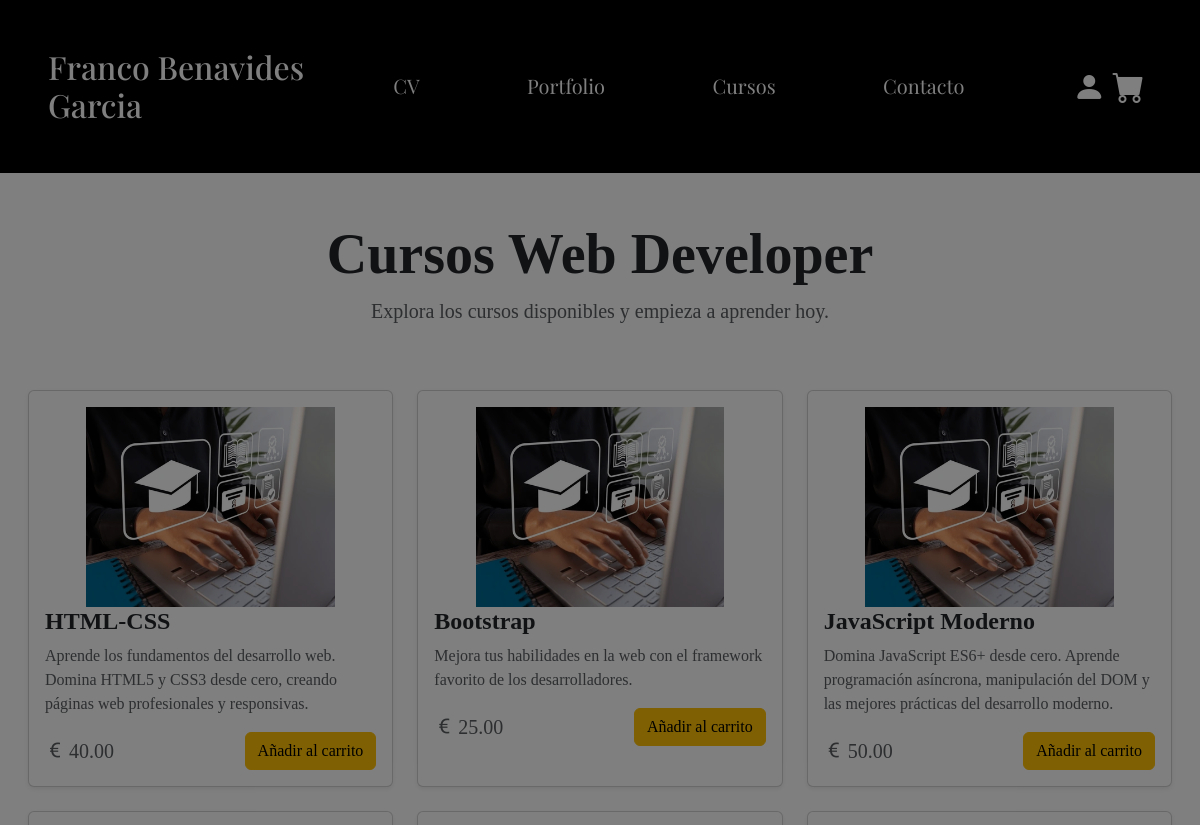
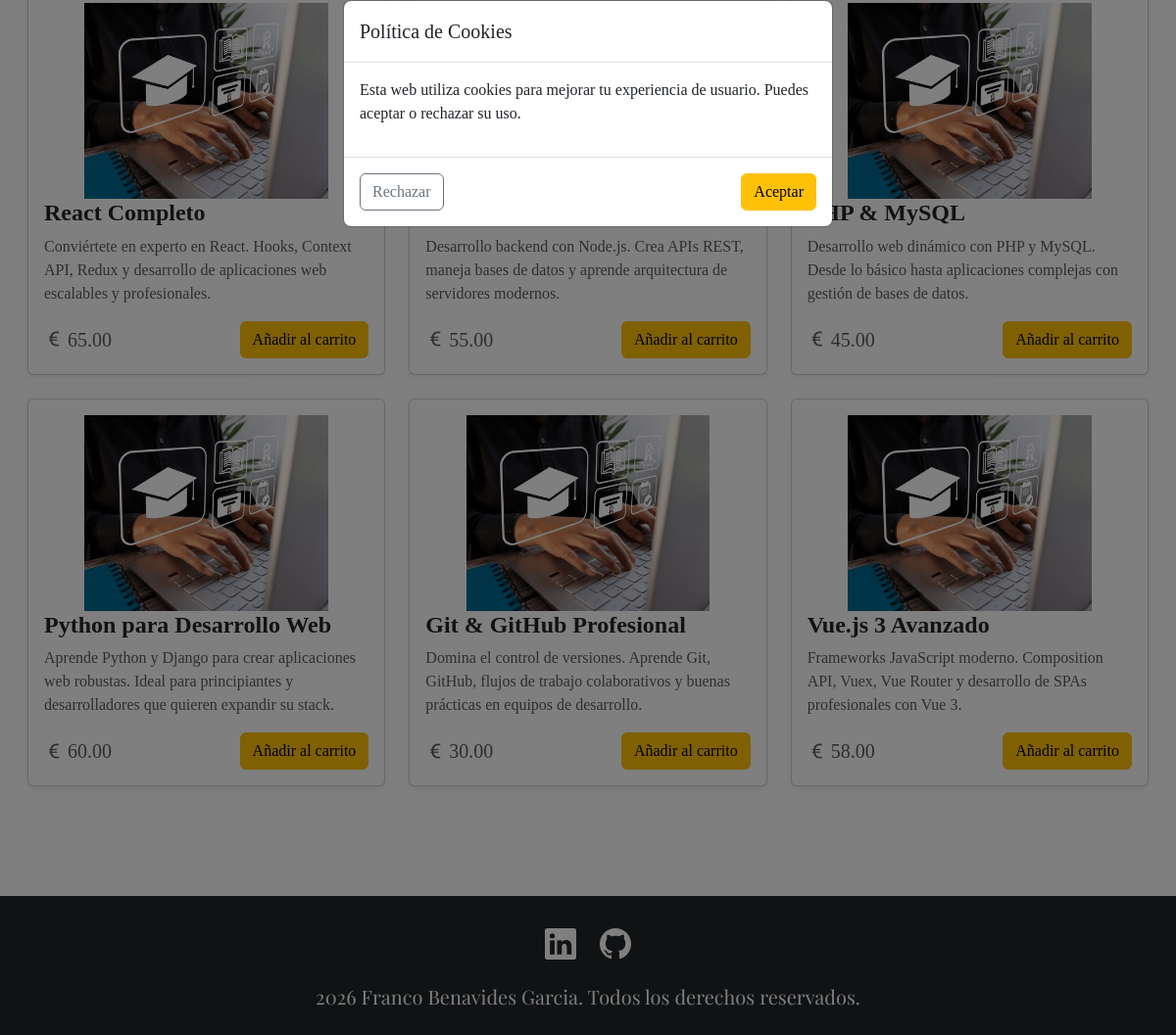
The page /view/cursos.php on the database its author committed (2 pictures, top to bottom).
### tables this page shows
CREATE TABLE IF NOT EXISTS curso (
    id_curso INT PRIMARY KEY AUTO_INCREMENT,
	nombre_curso VARCHAR(100) UNIQUE,
    descripción VARCHAR(500),
    precio DECIMAL(10,2)
);

### view/cursos.php (the view, shortened to what this page needs)
<?php
require_once '../model/conexion.php';
$stmt = $bd->query("SELECT * FROM curso");
$cursos = $stmt->fetchAll(PDO::FETCH_ASSOC);
?>
<!DOCTYPE html>
<html lang="es">
<head>
    <link href="https://cdn.jsdelivr.net/npm/bootstrap@5.3.8/dist/css/bootstrap.min.css" rel="stylesheet">
    <link rel="stylesheet" href="https://cdn.jsdelivr.net/npm/bootstrap-icons@1.13.1/font/bootstrap-icons.min.css">
    <link rel="stylesheet" href="/dwes-proyecto-php/public/css/estilo.css">
</head>
<body>
<?php include("../templates/header.php"); ?>
<main class="py-5">
    <div class="container-fluid">
        <div class="text-center mb-5">
            <h1 class="display-4 fw-bold mb-2">Cursos Web Developer</h1>
            <p class="lead text-muted">Explora los cursos disponibles y empieza a aprender hoy.</p>
        </div>
        <div class="row g-4 p-3">
            <?php foreach ($cursos as $curso): ?>
                <div class="col-12 col-md-6 col-lg-4">
                    <div class="card h-100 shadow-sm">
                        <div class="card-body">
                            <img src="../public/img/default-curso.webp" class="w-75 d-block mx-auto curso-img">
                            <h5 class="card-title fw-bold fs-4"><?= htmlspecialchars($curso['nombre_curso']) ?></h5>
                            <p class="card-text text-muted fs-6"><?= htmlspecialchars($curso['descripción']) ?></p>
                            <div class="d-flex justify-content-between align-items-center">
                                <span class="text-muted fs-5">
                                    <i class="bi bi-currency-euro me-1"></i><?= $curso['precio'] ?>
                                </span>
                                <a href="/dwes-proyecto-php/controller/agregar_carrito.php?id_curso=<?= $curso['id_curso'] ?>"
                                   class="btn btn-warning">
                                    Añadir al carrito
                                </a>
                            </div>
                        </div>
                    </div>
                </div>
            <?php endforeach; ?>
        </div>
    </div>
</main>
</body>
</html>

### view/cookies.php (shortened to what this page needs)
<?php if (!isset($_COOKIE['cookies_franco'])): ?>
<div class="modal fade show" id="cookiesModal"
     tabindex="-1"
     aria-modal="true"
     role="dialog"
     style="display:block; background-color: rgba(0,0,0,.5);">
    <div class="modal-dialog modal-dialog-centered">
        <div class="modal-content">
            <div class="modal-header">
                <h5 class="modal-title">Política de Cookies</h5>
            </div>
            <div class="modal-body">
                <p>
                    Esta web utiliza cookies para mejorar tu experiencia de usuario. Puedes aceptar o rechazar su uso.
                </p>
            </div>
            <div class="modal-footer d-flex justify-content-between">
                <a href="?accion_cookies=rechazar" class="btn btn-outline-secondary">
                    Rechazar
                </a>
                <a href="?accion_cookies=aceptar" class="btn btn-warning">
                    Aceptar
                </a>
            </div>
        </div>
    </div>
</div>
<?php endif; ?>

### templates/header.php (shortened to what this page needs)
<?php include __DIR__ . '/../view/cookies.php'; ?>
<header class="m-0 bg-black">
    <nav class="p-5 d-flex justify-content-between align-items-center">
        <div class="nav-name w-50">
            <a href="/dwes-proyecto-php/index.php" class="text-decoration-none text-white justify-content-start h3">
                <span class="myname h2">Franco Benavides Garcia</span>
            </a>
        </div>
        <div class="nav-items d-none d-md-flex gap-5 w-100 justify-content-around fs-5 ">
            <a href="/dwes-proyecto-php/view/cv.php" class="text-decoration-none text-white">CV</a>
            <a href="/dwes-proyecto-php/view/portfolio.php" class="text-decoration-none text-white">Portfolio</a>
            <a href="/dwes-proyecto-php/view/cursos.php" class="text-decoration-none text-white">Cursos</a>
            <a href="/dwes-proyecto-php/view/contacto.php" class="text-decoration-none text-white">Contacto</a>
        </div>
        <div class="nav-iconos d-flex w-25 justify-content-end">
            <a href="/dwes-proyecto-php/view/login.php" class="bi bi-person-fill fs-2 text-white w-25"></a>
            <a href="/dwes-proyecto-php/view/carrito.php" class="bi bi-cart-fill fs-2 text-white w-25"></a>
        </div>
    </nav>
</header>

### public/css/estilo.css (style rules this page uses)
header, footer { font-family: titulo; }
body { font-family: texto; }
.curso-img { height: 200px; object-fit: cover; }

### rows shown on the page
curso: nombre_curso "HTML-CSS", descripción "Aprende los fundamentos del desarrollo web. Domina HTML5 y CSS3 desde cero, creando páginas web profesionales y responsivas.", precio "40.00"
curso: nombre_curso "Bootstrap", descripción "Mejora tus habilidades en la web con el framework favorito de los desarrolladores.", precio "25.00"
curso: nombre_curso "JavaScript Moderno", descripción "Domina JavaScript ES6+ desde cero. Aprende programación asíncrona, manipulación del DOM y las mejores prácticas del desarrollo moderno.", precio "50.00"
curso: nombre_curso "React Completo", descripción "Conviértete en experto en React. Hooks, Context API, Redux y desarrollo de aplicaciones web escalables y profesionales.", precio "65.00"
curso: descripción "Desarrollo backend con Node.js. Crea APIs REST, maneja bases de datos y aprende arquitectura de servidores modernos.", precio "55.00"
curso: nombre_curso "PHP & MySQL", descripción "Desarrollo web dinámico con PHP y MySQL. Desde lo básico hasta aplicaciones complejas con gestión de bases de datos.", precio "45.00"
curso: nombre_curso "Python para Desarrollo Web", descripción "Aprende Python y Django para crear aplicaciones web robustas. Ideal para principiantes y desarrolladores que quieren expandir su stack.", precio "60.00"
curso: nombre_curso "Git & GitHub Profesional", descripción "Domina el control de versiones. Aprende Git, GitHub, flujos de trabajo colaborativos y buenas prácticas en equipos de desarrollo.", precio "30.00"
curso: nombre_curso "Vue.js 3 Avanzado", descripción "Frameworks JavaScript moderno. Composition API, Vuex, Vue Router y desarrollo de SPAs profesionales con Vue 3.", precio "58.00"
